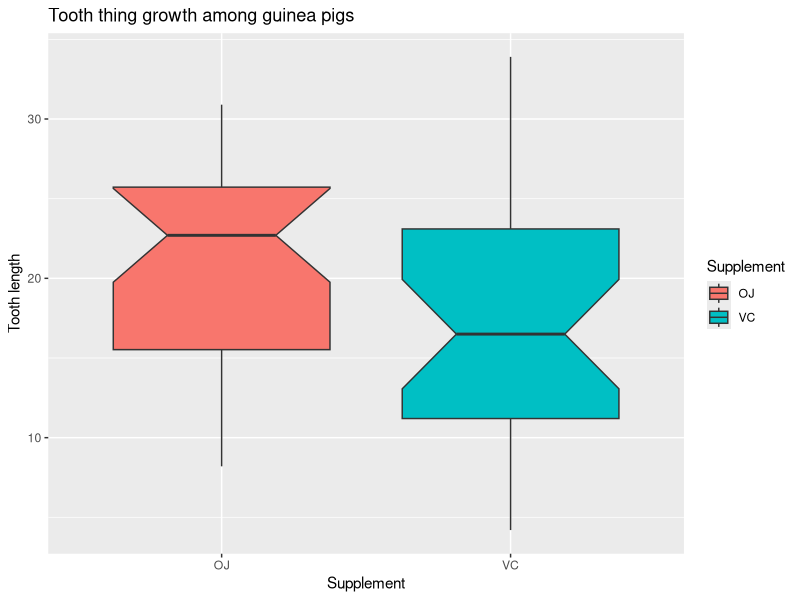
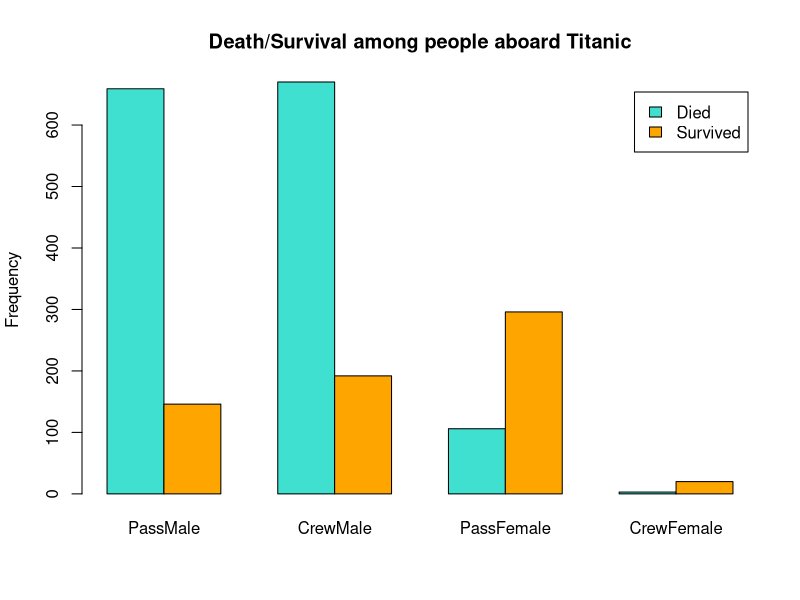

Write the R code that produced these figures, in order.
## ---- chunk 1
baseball = data.frame(
  team = c("Team A", "Team B", "Team C", "Team D", "Team E"), 
  batting = runif(25, .200, .400) 
)
with(baseball, tapply(batting, team, mean))
## ---- chunk 2
library(ggplot2)
ggplot(ToothGrowth, aes(x = supp, y = len, fill=supp)) + 
  geom_boxplot(notch = TRUE) + 
  ggtitle("Tooth thing growth among guinea pigs") + 
  xlab("Supplement") + 
  ylab("Tooth length") + 
  labs(fill="Supplement")
## ---- chunk 3
Titan = matrix(c(659, 146, 670, 192, 106, 296, 3, 20), nrow = 4, byrow = TRUE)
rownames(Titan) = c("PassMale", "CrewMale", "PassFemale", "CrewFemale")
colnames(Titan) = c("Died", "Survived")
Titan
## ---- chunk 4
barplot(
  t(Titan),
  beside = TRUE, 
  col=c('turquoise', 'orange'),
  legend = colnames(Titan),
  ylab = "Frequency",
  main = "Death/Survival among people aboard Titanic"
)
## ---- chunk 5
my_cumsum = function(arg) {
  result = c(arg[1])
  for(i in 2:length(arg))
    result <- c(result, tail(result, 1) + arg[i])
  return(result)
}

my_cumprod = function(arg) {
  result = c(arg[1])
  for(i in 2:length(arg))
    result <- c(result, tail(result, 1) * arg[i])
  return(result)
}
## ---- chunk 6
to_derive = expression(exp(x^2)); D(to_derive, 'x')

to_integrate = function(x) {x^2}; integrate(to_integrate, lower = 0, upper = 1)
